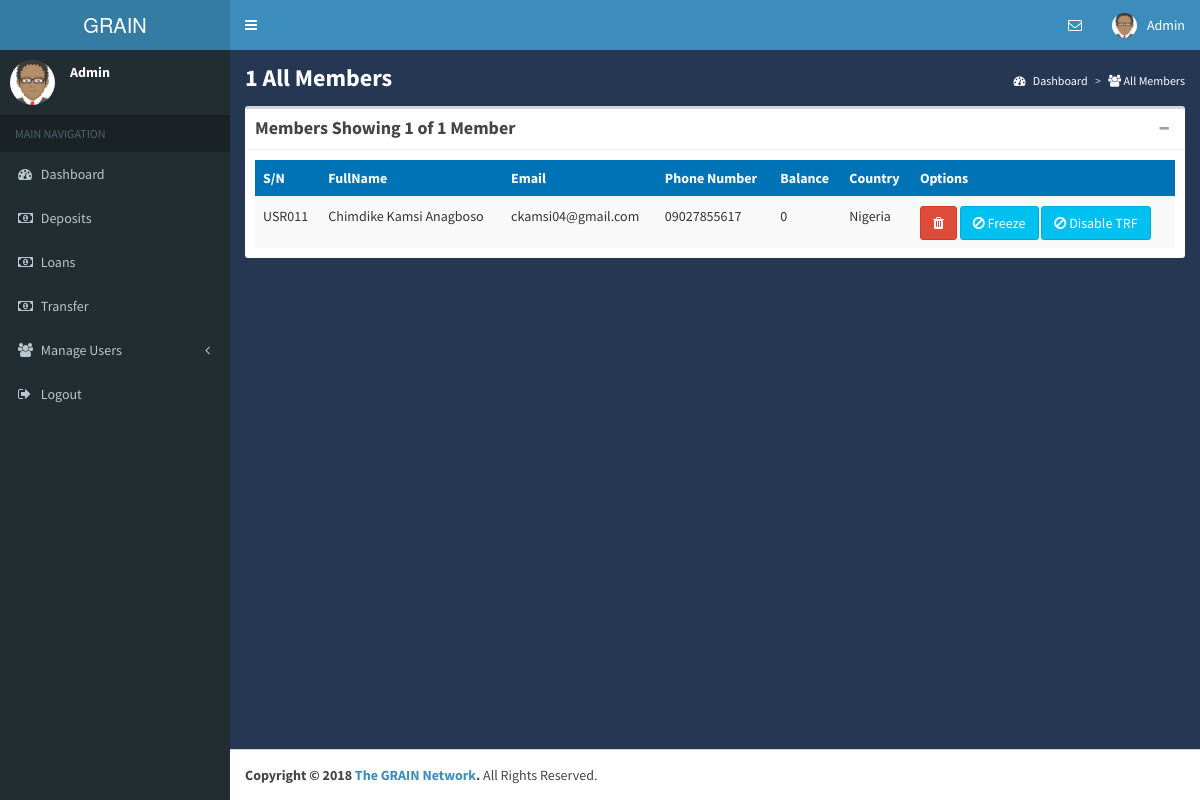
The page /Back/UsersList.php (signed in) on the database its author committed.
### tables this page shows
CREATE TABLE `users` (
  `id` int(11) NOT NULL,
  `fullname` varchar(250) DEFAULT NULL,
  `email` varchar(250) DEFAULT NULL,
  `phone` text DEFAULT NULL,
  `phone_two` varchar(11) NOT NULL,
  `address` varchar(250) DEFAULT NULL,
  `state` varchar(250) DEFAULT NULL,
  `city` varchar(250) DEFAULT NULL,
  `postal_code` varchar(250) DEFAULT NULL,
  `country` varchar(250) DEFAULT NULL,
  `salary` bigint(25) DEFAULT NULL,
  `work` varchar(250) DEFAULT NULL,
  `company` varchar(250) DEFAULT NULL,
  `dob` date DEFAULT NULL,
  `acc_type` varchar(10) DEFAULT NULL,
  `acc_number` varchar(20) DEFAULT NULL,
  `password` varchar(250) DEFAULT NULL,
  `acc_pin` text DEFAULT NULL,
  `created_at` datetime(6) NOT NULL DEFAULT current_timestamp(6),
  `updated_at` datetime(6) NOT NULL DEFAULT current_timestamp(6) ON UPDATE current_timestamp(6),
  `location` varchar(200) NOT NULL,
  `status` varchar(250) NOT NULL DEFAULT 'active',
  `transfer` varchar(250) NOT NULL DEFAULT 'freeze',
  `photo` varchar(250) DEFAULT NULL,
  `proof_id` varchar(300) DEFAULT NULL
);

### Back/includes/auth.php (called while the page is built, shortened)
<?php
$session_id = $_SESSION['key_id'];
?>

### Back/UsersList.php (the view, shortened to what this page needs)
<?php include 'member.base.php'; ?>
 <body class="skin-blue sidebar-mini">
    <div class="wrapper">
        <?php include 'main-header.php'; ?>
		<?php include 'member-sidebar.php'; ?>
 <div class="content-wrapper" style="background-image: url('cy.jpg');background: rgba(38, 57, 88, 0.89);
        min-height: 500px;">
<?php
	$result14 = mysqli_query($con,"SELECT * FROM users");
		 $return_count = mysqli_num_rows($result14);
		 ?>
    <section class="content-header" style="color:white;">
        <h1><b>
            <?php echo $return_count; ?> All Members
        </b></h1>
        <ol class="breadcrumb">
            <li><a href="dashboard" style="color:white;"><i class="fa fa-dashboard"></i> Dashboard</a></li>
            <li class="active" style="color:white;"><i class="fa fa-users"></i> All Members</li>
        </ol>
    </section>
    <section class="content">
    <div class="box box-default">
        <div class="box-header with-border">
            <h3 class="box-title"><strong>Members     <?php if( $return_count != 0 ) { ?>
                        Showing <?php echo $return_count; ?>  of <?php echo $return_count; ?> Member<?php if($return_count != 1) { ?>s<?php } ?>
                        <?php } else { ?>
                            0 Member
                        <?php } ?>
						</strong>
                    </h3>
            <div class="box-tools pull-right">
                <button class="btn btn-box-tool" data-widget="collapse"><i class="fa fa-minus"></i></button>
            </div>
        </div>
		<div style="overflow-x:auto;">
        <div class="box-body">
                <table class="table table-hover table-responsive table-striped" id="sample_1">
                    <thead class="bg-blue">
                        <tr>
												    <th>S/N</th>
												    <th>FullName</th>
                                                     <th>Email</th>
							                            <th>Phone Number</th>
														     <th>Balance</th>
                            <th>Country</th>
							<th>Options</th>
                        </tr>
                    </thead>
                    <tbody>
					<?php
													while($row=mysqli_fetch_array($result14)) {
?>
                            <tr>
							  <td>
                                   USR01<?php echo $row['id']; ?>
                                </td>
                        		<td><?php echo $row['fullname']; ?>   </td>
								<td>  <?php echo $row['email']; ?><br>
								</td>
								<td>  <?php echo $row['phone']; ?> </td>
                                <td>
                                <?php
                                $id = $row['acc_number'];
                                    $sql = "SELECT * FROM accounts WHERE user_id = $id";
                                    $res = mysqli_query($con,$sql);
                                    $balance = 0;
                                    while ($acc_bal = mysqli_fetch_assoc($res)) {
                                        $balance += $acc_bal['balance'];
                                    }
                                ?>
                                    <?=$balance?>
								  </td>
								<td>  <?php echo $row['country']; ?> </td>
								<td>
	                		<a href="DeleteUser?render=<?php echo $row['id']; ?>" onclick="return confirm('Are you sure you want to delete this Member?')" title="Delete this Member" class="btn btn-danger"><i class="fa fa-trash"></i></a>
							 <?php
		                        if($row['status'] == 'active') {  ?>
		                		<a href="Freeze?render=<?php echo $row['id']; ?>" onclick="return confirm('Are you sure you want to freeze this Member account?')" title="Freeze this Member" class="btn btn-info"><i class="fa fa-ban"></i> Freeze</a>
                                <?php } else if($row['status'] == 'freeze') { ?>
                                <a href="unFreeze?render=<?php echo $row['id']; ?>" onclick="return confirm('Are you sure you want to unfreeze this Member account?')" title="unFreeze this Member" class="btn btn-warning"><i class="fa fa-ban"></i> unFreeze</a>
                                <?php } ?>
                               <?php
                                 if($row['transfer'] == 'active') {  ?>
		                		<a href="Freeze?trx=<?php echo $row['id']; ?>" onclick="return confirm('Are you sure you want to Disable Transfer for this Member account?')" title="Disable Transfer this Member" class="btn btn-info"><i class="fa fa-ban"></i> Disable TRF</a>
                                <?php } else if($row['transfer'] == 'freeze') { ?>
                                <a href="unFreeze?trx=<?php echo $row['id']; ?>" onclick="return confirm('Are you sure you want to Enable Transfer for this Member account?')" title="Enable Transfer this Member" class="btn btn-warning"><i class="fa fa-check-o"></i> Enable TRF</a>
                                <?php } ?>
								</td>
                            </tr>
													<?php } ?>
                    </tbody>
                </table>
</div>
</div>
</div>
    </section>
<?php include 'member-footer.php'; ?>

### Back/main-header.php (shortened to what this page needs)
<header class="main-header">
    <a href="dashboard" class="logo">
        <span class="logo-lg">GRAIN</span>
    </a>
<?php
  include 'includes/dbpipe.php';
$user_query = mysqli_query($con, "select id,name from admins where id='$session_id'")or die(mysqli_error());
	$rows = mysqli_fetch_array($user_query);
?>
            <nav class="navbar navbar-static-top" role="navigation">
        <a href="#" class="sidebar-toggle" data-toggle="offcanvas" role="button">
        </a>
        <div class="navbar-custom-menu">
            <ul class="nav navbar-nav">
                        <li class="dropdown messages-menu">
                            <a href="#" class="dropdown-toggle" data-toggle="dropdown">
                                <i class="fa fa-envelope-o"></i>
                            </a>
                        </li>
                <li class="dropdown user user-menu">
                    <a href="#" class="dropdown-toggle" data-toggle="dropdown">
				<img src="assets/images/avatar_m.png" class="user-image" alt="User Image">
				<span class="hidden-xs"><?php echo $rows['name']; ?></span>
                    </a>
                </li>
            </ul>
        </div>
    </nav>
</header>

### Back/member-sidebar.php (shortened to what this page needs)
 <aside class="main-sidebar" id="sidebar-wrapper">
<?php
  include 'includes/dbpipe.php';
$user_query = mysqli_query($con, "select id, name from admins where id='$session_id'")or die(mysqli_error());
	$rows = mysqli_fetch_array($user_query);
?>
    <section class="sidebar">
      	<div class="user-panel">
        	<div class="pull-left image">
				<img src="assets/images/avatar_m.png" class="img-circle" alt="User Image">
			</div>
        	<div class="pull-left info">
          		<p><b><?php echo $rows['name']; ?></b></p>
        	</div>
      	</div>
      	<ul class="sidebar-menu">
        	<li class="header">MAIN NAVIGATION</li>
		        <li>
		          	<a href="dashboard">
		            	<i class="fa fa-dashboard"></i> <span> Dashboard</span>
		          	</a>
		        </li>
			<li>
		          	<a href="deposit">
		            	<i class="fa fa-money"></i> <span>Deposits</span>
		          	</a>
		        </li>
	        <li>
	       <li>
		          	<a href="loan">
		            	<i class="fa fa-money"></i> <span>Loans</span>
		          	</a>
		        </li>
	        <li>
	       <li>
		          	<a href="transfer">
		            	<i class="fa fa-money"></i> <span>Transfer</span>
		          	</a>
		        </li>
	        <li>
			<li class="treeview">
    <a href="#">
        <i class="fa fa-users"></i>
        <span>Manage Users</span>
        <i class="fa fa-angle-left pull-right"></i>
    </a>
</li>
	        <li>
	        	<a href="logout">
	        		<i class="fa fa-sign-out"></i> <span>Logout</span>
	        	</a>
	        </li>
        </ul>
    </section>
</aside>

### Back/assets/css/_all-skins.css (style rules this page uses)
.skin-blue .main-header .navbar { background-color:#3c8dbc }
.skin-blue .main-header .navbar .nav>li>a { color:#fff }
.skin-blue .main-header .navbar .sidebar-toggle { color:#fff }
.skin-blue .main-header .logo { background-color:#367fa9;color:#fff;border-bottom:0 solid transparent }
.skin-blue .content-header { background:transparent }
.skin-blue .wrapper,.skin-blue .main-sidebar,.skin-blue .left-side { background-color:#222d32 }
.skin-blue .user-panel>.info,.skin-blue .user-panel>.info>a { color:#fff }
.skin-blue .sidebar-menu>li.header { color:#4b646f;background:#1a2226 }
.skin-blue .sidebar-menu>li>a { border-left:3px solid transparent }
.skin-blue .sidebar a { color:#b8c7ce }

### rows shown on the page
users: id "1", fullname "Chimdike Kamsi Anagboso", email "ckamsi04@gmail.com", phone "09027855617", balance "0", country "Nigeria"

### other values the page prints
$rows['name'] "Admin"
$return_count "1"
